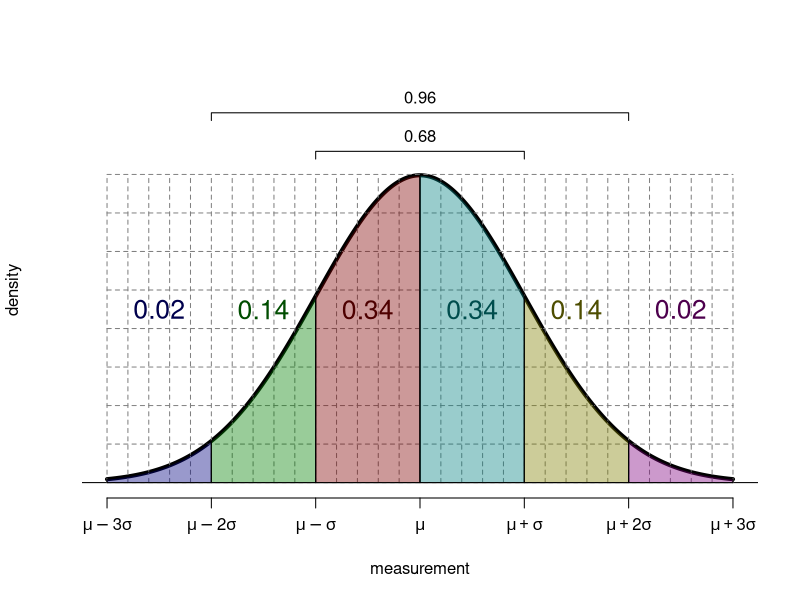
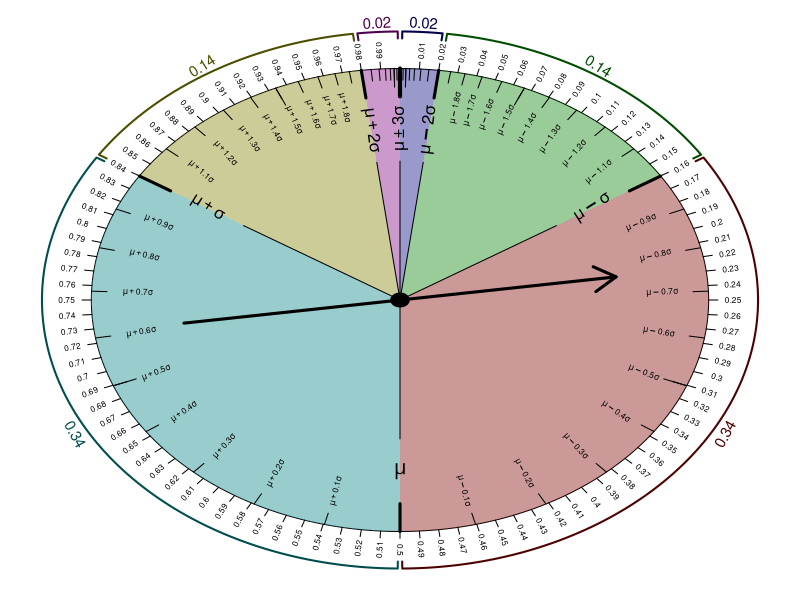
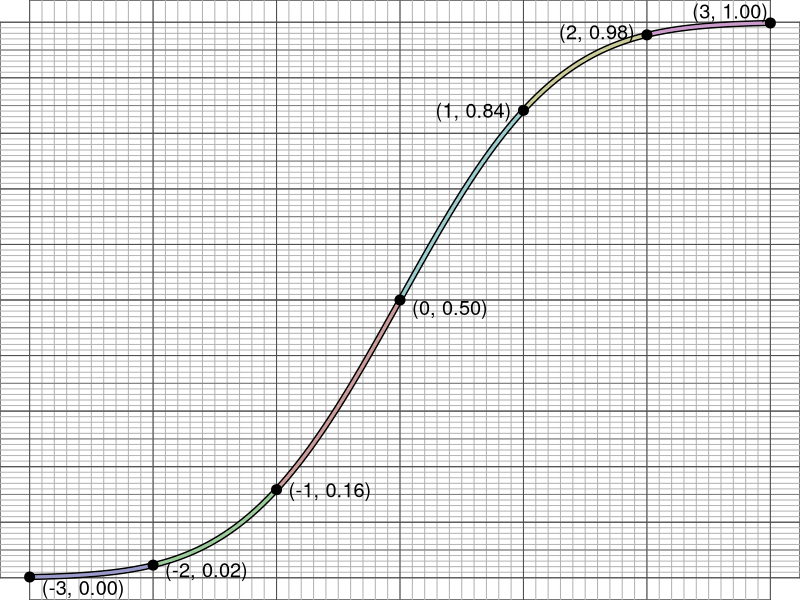
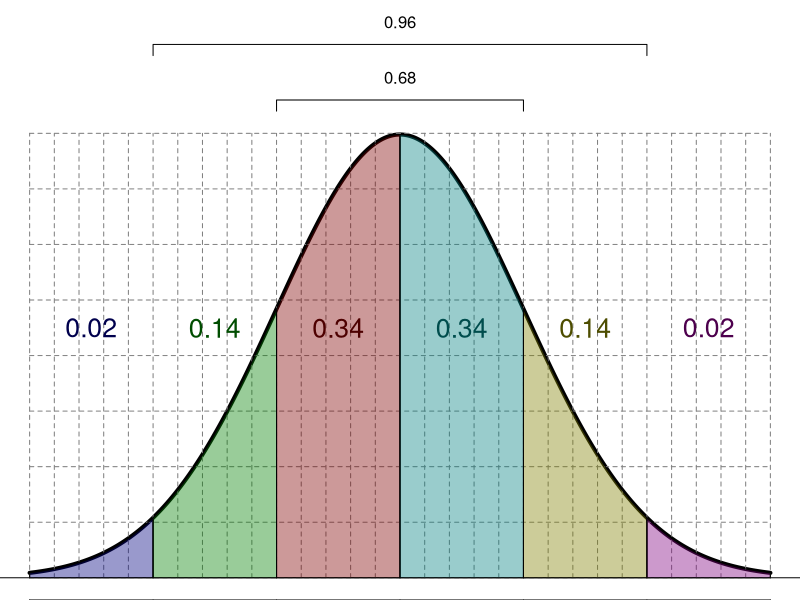
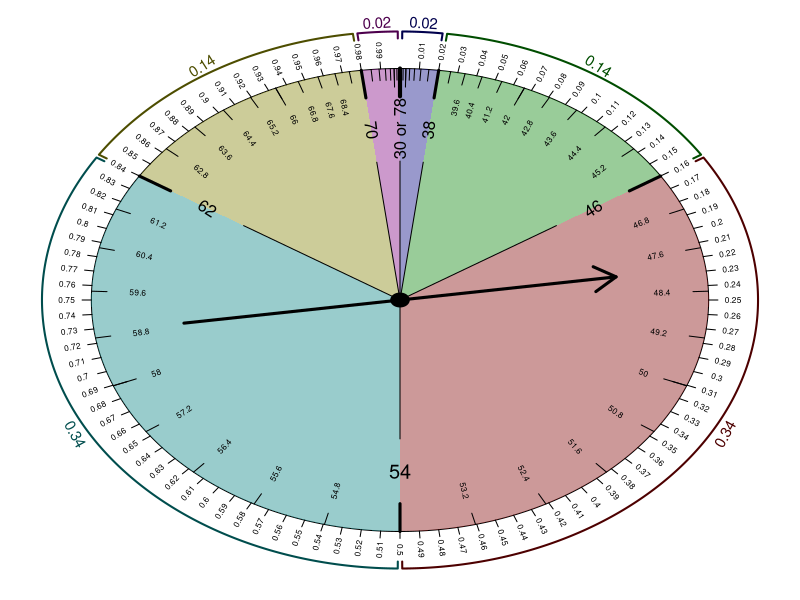
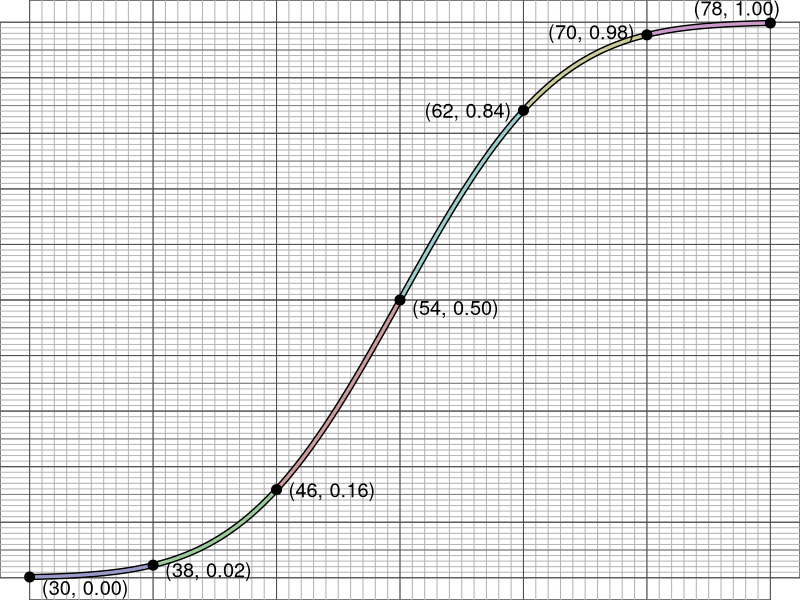
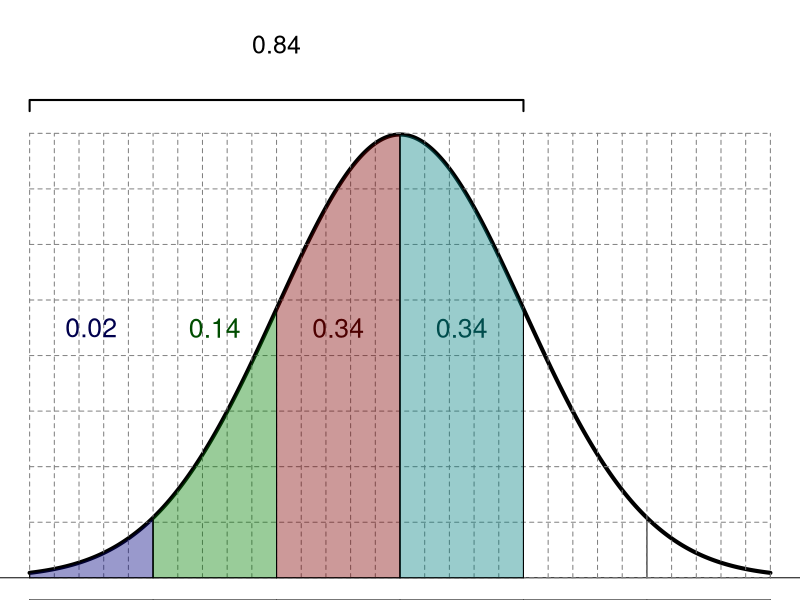
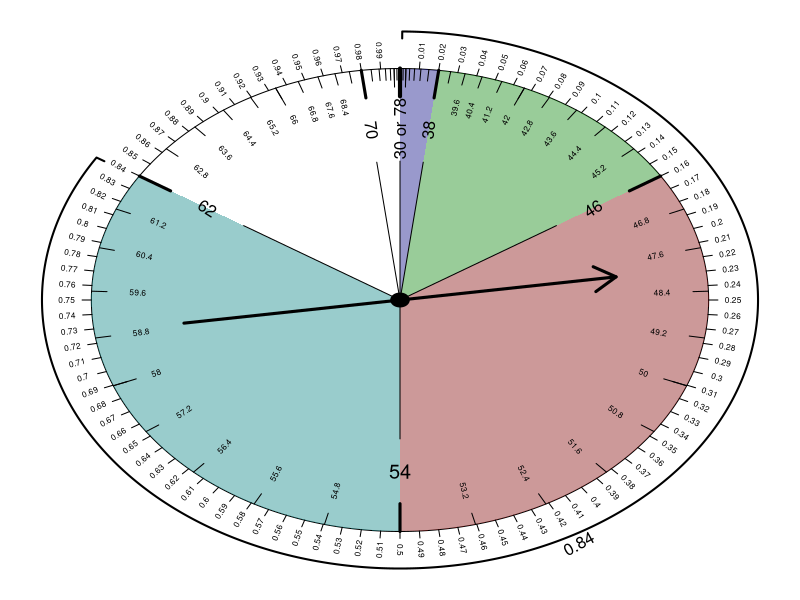

Here is the R script that generated these plots, in order:
## ---- chunk 1
zs = -3:3
ps = round(pnorm(zs),2)
mu = sample(30:70,1)
sig = sample(2:10,1)
zc = sample(-2:2,6,T)
zc[c(3,6)] = sample(1:2,2)
zc[c(1:2,4:5)] = sample(-2:2,4)
L = ps[zc+4]
R = 1-ps[zc+4]
C = 1-2*(1-ps[abs(zc)+4])

x = mu+sig*zc
## ---- chunk 2
z = seq(-3,3,0.01)
yl = seq(0,0.4,0.05)
zl = seq(-3,3,0.2)
plot(z,dnorm(z),type="l",axes=F,ylab="density",xlab="measurement",lwd=4,ylim=c(0,0.5))
axis(1,at=(-3):3,labels=c(expression(mu-3*sigma),expression(mu-2*sigma),expression(mu-sigma),
                          expression(mu),expression(mu+sigma),expression(mu+2*sigma),
                          expression(mu+3*sigma)))
abline(h=0)
for(z in (-3):3){
  lines(c(z,z),c(0,dnorm(z)))
}
for(z in zl){
  lines(c(z,z),c(0,0.4),lty=2,col=rgb(0.5,0.5,0.5))
}
for(y in yl){
  lines(c(-3,3),c(y,y),lty=2,col=rgb(0.5,0.5,0.5))
}
cols = c(rgb(0,0,0.5,0.4),rgb(0,0.5,0,0.4),rgb(0.5,0,0,0.4),rgb(0,0.5,0.5,0.4),rgb(0.5,0.5,0,0.4),rgb(0.5,0,0.5,0.4))
col2 = c(rgb(0,0,0.3),rgb(0,0.3,0),rgb(0.3,0,0),rgb(0,0.3,0.3),rgb(0.3,0.3,0),rgb(0.3,0,0.3))

for(i in (-3):2){
  zz = seq(i,i+1,0.01)
  polygon(c(i,zz,i+1),c(0,dnorm(zz),0),col=cols[i+4])
  text(i+0.5,0.225,round(pnorm(i+1)-pnorm(i),2),col=col2[i+4],cex=1.6)
}

lines(z,dnorm(z),lwd=4)

lines(c(-1,-1,1,1),c(0.42,0.43,0.43,0.42))
text(0,0.45,"0.68")
lines(c(-2,-2,2,2),c(0.47,0.48,0.48,0.47))
text(0,0.50,"0.96")
## ---- chunk 3
par(mar=c(0,0,0,0))
theta=seq(0,2*pi,length.out=1000)
plot(sin(theta),cos(theta),type="l",ann=F,axes=F,xlim=c(-1.2,1.2),ylim=c(-1.2,1.2))

pp = c(0,0.02,0.14,0.34,0.34,0.14,0.02)
pp2 = cumsum(pp)
for(i in 1:6){
  p1 = pp2[i]
  p2 = pp2[i+1]
  p = seq(p1,p2,0.001)
  polygon(c(0,sin(p*2*pi),0),c(0,cos(p*2*pi),0),col=cols[i],lty=0)
}

z = seq(-2,2,1)
y = 1.775*z*pi/6 + 0.1123*tan(z*pi/6) #distort the normal to match the 68-96-100 "rule"
p = pnorm(y)
texts = c(expression(mu-2*sigma),expression(mu-sigma),expression(mu),expression(mu+sigma),expression(mu+2*sigma))
for(i in 1:5){
  lines(c(0.88,1)*sin(2*pi*p[i]),c(0.88,1)*cos(2*pi*p[i]),lw=3)
  lines(c(0,0.6)*sin(2*pi*p[i]),c(0,0.6)*cos(2*pi*p[i]))
  if(i != 3){
  text(0.74*sin(2*pi*p[i]),0.74*cos(2*pi*p[i]),texts[i],srt=-90+(-2*p[i]*180)%%180)
  } else {
    text(0.74*sin(2*pi*p[i]),0.74*cos(2*pi*p[i]),texts[i],cex=1.2)
  }
}

lines(c(0,0),c(0.88,1),lwd=4)
lines(c(0,0),c(0,0.6))
text(0,0.74,expression(mu%+-%3*sigma),srt=90)

z = seq(-3,3,.5)
y = 1.775*z*pi/6 + 0.1123*tan(z*pi/6)
p = pnorm(y)
for(pp in p){
  lines(c(0.92,1)*sin(2*pi*pp),c(0.92,1)*cos(2*pi*pp))
}

z = seq(-3,3,.1)
y = 1.775*z*pi/6 + 0.1123*tan(z*pi/6)
p = pnorm(y)
for(i in 1:length(z)){
  lines(c(0.95,1)*sin(2*pi*p[i]),c(0.95,1)*cos(2*pi*p[i]))
  if(z[i]%%1 != 0 & p[i]<0.5 & p[i]>0.03){
    text(0.85*sin(2*pi*p[i]),0.85*cos(2*pi*p[i]),eval(substitute(expression(mu-zt*sigma),list(zt=abs(z[i])))),cex=0.5,srt=-90+(-2*p[i]*180)%%180)
  }
  if(z[i]%%1 != 0 & p[i]>0.5 & p[i]<0.97){
    text(0.85*sin(2*pi*p[i]),0.85*cos(2*pi*p[i]),eval(substitute(expression(mu+zt*sigma),list(zt=abs(z[i])))),cex=0.5,srt=-90+(-2*p[i]*180)%%180)
  }
}

for(pp in 1:99/100){
  lines(c(1,1.03)*sin(2*pi*pp),c(1,1.03)*cos(2*pi*pp))
  text(1.08*sin(2*pi*pp),1.08*cos(2*pi*pp),pp,cex=0.5,srt=-90+(-2*pp*180)%%180)
}

arrows(-0.7,-0.1,0.7,0.1,lwd=3)
polygon(0.03*sin(theta),0.03*cos(theta),col=rgb(0,0,0))

pp = c(0,0.02,0.14,0.34,0.34,0.14,0.02)
pp2 = cumsum(pp)
for(i in 1:6){
  p = (pp2[i]+pp2[i+1])/2
  text(1.2*sin(p*2*pi),1.2*cos(p*2*pi),pp[i+1],cex=0.9,col=col2[i],srt=-90+(90-2*p*180)%%180)
  a = pp2[i]+0.001
  b = pp2[i+1]-0.001
  p2 = seq(a,b,0.001)
  lines(c(1.13*sin(a*2*pi),1.16*sin(p2*2*pi),1.13*sin(b*2*pi)),
        c(1.13*cos(a*2*pi),1.16*cos(p2*2*pi),1.13*cos(b*2*pi)),
        col=col2[i],lwd=2)
}

## ---- chunk 4
z = seq(-3,3,length.out=1000)
p = pnorm(z)
plot(z,p,type="l",lwd=2,ylab="cumulative proportion",axes=F,ylim=c(0,1))
axis(1,at=seq(-3,3,1))
axis(3,at=seq(-3,3,1))
axis(2,at=seq(0,1,0.1))
axis(4,at=seq(0,1,0.1))
abline(v=seq(-3,3,.1),col=rgb(0.7,0.7,0.7))
abline(h=0:100/100,col=rgb(0.7,0.7,0.7))
abline(h=0:20/20,col=rgb(0.5,0.5,0.5))
abline(h=0:10/10,col=rgb(0.3,0.3,0.3))
abline(v=seq(-3,3,1),col=rgb(0.3,0.3,0.3))
lines(z,pnorm(z),lwd=6)
for(i in 1:6){
  z1 = -4+i
  z2 = -3+i
  z3 = seq(z1,z2,0.001)
  lines(z3,pnorm(z3),col=rgb(1,1,1),lwd=3)
  lines(z3,pnorm(z3),col=cols[i],lwd=3)
}

z = seq(-3,3,1)

adjx = c(0,0,0,0,1,1,0.9)
adjy = c(1.2,0.8,0.5,1,0.5,0.3,-0.3)

for(i in 1:7){
  points(z[i],pnorm(z[i]),pch=20,cex=2)
  text(z[i],pnorm(z[i]),sprintf("  (%d, %.2f)  ",z[i],pp2[i]),adj=c(adjx[i],adjy[i]),cex=1.2)
}

## ---- chunk 5
z = seq(-3,3,0.01)
yl = seq(0,0.4,0.05)
zl = seq(-3,3,0.2)
plot(z,dnorm(z),type="l",axes=F,ylab="density",xlab="measurement",lwd=4,ylim=c(0,0.5))
axis(1,at=(-3):3,labels=mu+(-3):3*sig)
abline(h=0)
for(z in (-3):3){
  lines(c(z,z),c(0,dnorm(z)))
}
for(z in zl){
  lines(c(z,z),c(0,0.4),lty=2,col=rgb(0.5,0.5,0.5))
}
for(y in yl){
  lines(c(-3,3),c(y,y),lty=2,col=rgb(0.5,0.5,0.5))
}
cols = c(rgb(0,0,0.5,0.4),rgb(0,0.5,0,0.4),rgb(0.5,0,0,0.4),rgb(0,0.5,0.5,0.4),rgb(0.5,0.5,0,0.4),rgb(0.5,0,0.5,0.4))
col2 = c(rgb(0,0,0.3),rgb(0,0.3,0),rgb(0.3,0,0),rgb(0,0.3,0.3),rgb(0.3,0.3,0),rgb(0.3,0,0.3))

for(i in (-3):2){
  zz = seq(i,i+1,0.01)
  polygon(c(i,zz,i+1),c(0,dnorm(zz),0),col=cols[i+4])
  text(i+0.5,0.225,round(pnorm(i+1)-pnorm(i),2),col=col2[i+4],cex=1.6)
}

lines(z,dnorm(z),lwd=4)

lines(c(-1,-1,1,1),c(0.42,0.43,0.43,0.42))
text(0,0.45,"0.68")
lines(c(-2,-2,2,2),c(0.47,0.48,0.48,0.47))
text(0,0.50,"0.96")
## ---- chunk 6
par(mar=c(0,0,0,0))
theta=seq(0,2*pi,length.out=1000)
plot(sin(theta),cos(theta),type="l",ann=F,axes=F,xlim=c(-1.2,1.2),ylim=c(-1.2,1.2))

pp = c(0,0.02,0.14,0.34,0.34,0.14,0.02)
pp2 = cumsum(pp)
for(i in 1:6){
  p1 = pp2[i]
  p2 = pp2[i+1]
  p = seq(p1,p2,0.001)
  polygon(c(0,sin(p*2*pi),0),c(0,cos(p*2*pi),0),col=cols[i],lty=0)
}

z = seq(-2,2,1)
y = 1.775*z*pi/6 + 0.1123*tan(z*pi/6) #distort the normal to match the 68-96-100 "rule"
p = pnorm(y)

for(i in 1:5){
  lines(c(0.88,1)*sin(2*pi*p[i]),c(0.88,1)*cos(2*pi*p[i]),lw=3)
  lines(c(0,0.6)*sin(2*pi*p[i]),c(0,0.6)*cos(2*pi*p[i]))
  if(i != 3){
  text(0.74*sin(2*pi*p[i]),0.74*cos(2*pi*p[i]),mu+(i-3)*sig,srt=-90+(-2*p[i]*180)%%180)
  } else {
    text(0.74*sin(2*pi*p[i]),0.74*cos(2*pi*p[i]),mu,cex=1.2)
  }
}

lines(c(0,0),c(0.88,1),lwd=4)
lines(c(0,0),c(0,0.6))
text(0,0.74,sprintf("%d or %d",mu-3*sig,mu+3*sig),srt=90)

z = seq(-3,3,.5)
y = 1.775*z*pi/6 + 0.1123*tan(z*pi/6)
p = pnorm(y)
for(pp in p){
  lines(c(0.92,1)*sin(2*pi*pp),c(0.92,1)*cos(2*pi*pp))
}

z = seq(-3,3,.1)
y = 1.775*z*pi/6 + 0.1123*tan(z*pi/6)
p = pnorm(y)
for(i in 1:length(z)){
  lines(c(0.95,1)*sin(2*pi*p[i]),c(0.95,1)*cos(2*pi*p[i]))
  if(z[i]%%1 != 0 & p[i]<0.5 & p[i]>0.03){
    text(0.85*sin(2*pi*p[i]),0.85*cos(2*pi*p[i]),mu-abs(z[i])*sig,cex=0.5,srt=-90+(-2*p[i]*180)%%180)
  }
  if(z[i]%%1 != 0 & p[i]>0.5 & p[i]<0.97){
    text(0.85*sin(2*pi*p[i]),0.85*cos(2*pi*p[i]),mu+abs(z[i])*sig,cex=0.5,srt=-90+(-2*p[i]*180)%%180)
  }
}

for(pp in 1:99/100){
  lines(c(1,1.03)*sin(2*pi*pp),c(1,1.03)*cos(2*pi*pp))
  text(1.08*sin(2*pi*pp),1.08*cos(2*pi*pp),pp,cex=0.5,srt=-90+(-2*pp*180)%%180)
}

arrows(-0.7,-0.1,0.7,0.1,lwd=3)
polygon(0.03*sin(theta),0.03*cos(theta),col=rgb(0,0,0))

pp = c(0,0.02,0.14,0.34,0.34,0.14,0.02)
pp2 = cumsum(pp)
for(i in 1:6){
  p = (pp2[i]+pp2[i+1])/2
  text(1.2*sin(p*2*pi),1.2*cos(p*2*pi),pp[i+1],cex=0.9,col=col2[i],srt=-90+(90-2*p*180)%%180)
  a = pp2[i]+0.001
  b = pp2[i+1]-0.001
  p2 = seq(a,b,0.001)
  lines(c(1.13*sin(a*2*pi),1.16*sin(p2*2*pi),1.13*sin(b*2*pi)),
        c(1.13*cos(a*2*pi),1.16*cos(p2*2*pi),1.13*cos(b*2*pi)),
        col=col2[i],lwd=2)
}

## ---- chunk 7
z = seq(-3,3,length.out=1000)
p = pnorm(z)
plot(z,p,type="l",lwd=2,ylab="cumulative proportion",xlab="measurement",axes=F,ylim=c(0,1))
axis(1,at=-3:3,labels=mu+(-3):3*sig)
axis(3,at=-3:3,labels=mu+(-3):3*sig)
axis(2,at=seq(0,1,0.1))
axis(4,at=seq(0,1,0.1))
abline(v=seq(-3,3,.1),col=rgb(0.7,0.7,0.7))
abline(h=0:100/100,col=rgb(0.7,0.7,0.7))
abline(h=0:20/20,col=rgb(0.5,0.5,0.5))
abline(h=0:10/10,col=rgb(0.3,0.3,0.3))
abline(v=seq(-3,3,1),col=rgb(0.3,0.3,0.3))
lines(z,pnorm(z),lwd=6)
for(i in 1:6){
  z1 = -4+i
  z2 = -3+i
  z3 = seq(z1,z2,0.001)
  lines(z3,pnorm(z3),col=rgb(1,1,1),lwd=3)
  lines(z3,pnorm(z3),col=cols[i],lwd=3)
}

z = seq(-3,3,1)

adjx = c(0,0,0,0,1,1,0.8)
adjy = c(1.2,0.8,0.5,1,0.5,0.3,-0.5)

for(i in 1:7){
  points(z[i],pnorm(z[i]),pch=20,cex=2)
  text(z[i],pnorm(z[i]),sprintf("  (%d, %.2f)  ",(mu+(-3):3*sig)[i],pp2[i]),adj=c(adjx[i],adjy[i]),cex=1.2)
}
## ---- chunk 8
z = seq(-3,3,0.01)
yl = seq(0,0.4,0.05)
zl = seq(-3,3,0.2)
plot(z,dnorm(z),type="l",axes=F,ylab="density",xlab="measurement",lwd=4,ylim=c(0,0.5))
axis(1,at=(-3):3,labels=mu+(-3):3*sig)
abline(h=0)
for(z in (-3):3){
  lines(c(z,z),c(0,dnorm(z)))
}
for(z in zl){
  lines(c(z,z),c(0,0.4),lty=2,col=rgb(0.5,0.5,0.5))
}
for(y in yl){
  lines(c(-3,3),c(y,y),lty=2,col=rgb(0.5,0.5,0.5))
}
cols = c(rgb(0,0,0.5,0.4),rgb(0,0.5,0,0.4),rgb(0.5,0,0,0.4),rgb(0,0.5,0.5,0.4),rgb(0.5,0.5,0,0.4),rgb(0.5,0,0.5,0.4))
col2 = c(rgb(0,0,0.3),rgb(0,0.3,0),rgb(0.3,0,0),rgb(0,0.3,0.3),rgb(0.3,0.3,0),rgb(0.3,0,0.3))

for(i in (-3):(zc[1]-1)){
  zz = seq(i,i+1,0.01)
  polygon(c(i,zz,i+1),c(0,dnorm(zz),0),col=cols[i+4])
  text(i+0.5,0.225,round(pnorm(i+1)-pnorm(i),2),col=col2[i+4],cex=1.6)
}

lines(z,dnorm(z),lwd=4)

lines(c(-3,-3,zc[1],zc[1]),c(0.42,0.43,0.43,0.42),lwd=2)
text((-3+zc[1])/2,0.48,L[1],cex=1.5)
## ---- chunk 9
par(mar=c(0,0,0,0))
theta=seq(0,2*pi,length.out=1000)
plot(sin(theta),cos(theta),type="l",ann=F,axes=F,xlim=c(-1.2,1.2),ylim=c(-1.2,1.2))

pp = c(0,0.02,0.14,0.34,0.34,0.14,0.02)
pp2 = cumsum(pp)
for(i in 1:(zc[1]+3)){
  p1 = pp2[i]
  p2 = pp2[i+1]
  p = seq(p1,p2,0.001)
  polygon(c(0,sin(p*2*pi),0),c(0,cos(p*2*pi),0),col=cols[i],lty=0)
}

z = seq(-2,2,1)
y = 1.775*z*pi/6 + 0.1123*tan(z*pi/6) #distort the normal to match the 68-96-100 "rule"
p = pnorm(y)

for(i in 1:5){
  lines(c(0.88,1)*sin(2*pi*p[i]),c(0.88,1)*cos(2*pi*p[i]),lw=3)
  lines(c(0,0.6)*sin(2*pi*p[i]),c(0,0.6)*cos(2*pi*p[i]))
  if(i != 3){
  text(0.74*sin(2*pi*p[i]),0.74*cos(2*pi*p[i]),mu+(i-3)*sig,srt=-90+(-2*p[i]*180)%%180)
  } else {
    text(0.74*sin(2*pi*p[i]),0.74*cos(2*pi*p[i]),mu,cex=1.2)
  }
}

lines(c(0,0),c(0.88,1),lwd=4)
lines(c(0,0),c(0,0.6))
text(0,0.74,sprintf("%d or %d",mu-3*sig,mu+3*sig),srt=90)

z = seq(-3,3,.5)
y = 1.775*z*pi/6 + 0.1123*tan(z*pi/6)
p = pnorm(y)
for(pp in p){
  lines(c(0.92,1)*sin(2*pi*pp),c(0.92,1)*cos(2*pi*pp))
}

z = seq(-3,3,.1)
y = 1.775*z*pi/6 + 0.1123*tan(z*pi/6)
p = pnorm(y)
for(i in 1:length(z)){
  lines(c(0.95,1)*sin(2*pi*p[i]),c(0.95,1)*cos(2*pi*p[i]))
  if(z[i]%%1 != 0 & p[i]<0.5 & p[i]>0.03){
    text(0.85*sin(2*pi*p[i]),0.85*cos(2*pi*p[i]),mu-abs(z[i])*sig,cex=0.5,srt=-90+(-2*p[i]*180)%%180)
  }
  if(z[i]%%1 != 0 & p[i]>0.5 & p[i]<0.97){
    text(0.85*sin(2*pi*p[i]),0.85*cos(2*pi*p[i]),mu+abs(z[i])*sig,cex=0.5,srt=-90+(-2*p[i]*180)%%180)
  }
}

for(pp in 1:99/100){
  lines(c(1,1.03)*sin(2*pi*pp),c(1,1.03)*cos(2*pi*pp))
  text(1.08*sin(2*pi*pp),1.08*cos(2*pi*pp),pp,cex=0.5,srt=-90+(-2*pp*180)%%180)
}

arrows(-0.7,-0.1,0.7,0.1,lwd=3)
polygon(0.03*sin(theta),0.03*cos(theta),col=rgb(0,0,0))

pp = c(0,0.02,0.14,0.34,0.34,0.14,0.02)
pp2 = cumsum(pp)
p = L[1]/2
text(1.2*sin(p*2*pi),1.2*cos(p*2*pi),L[1],cex=1,srt=-90+(90-2*p*180)%%180)
a = 0+0.001
b = L[1]-0.001
p2 = seq(a,b,0.001)
lines(c(1.13*sin(a*2*pi),1.16*sin(p2*2*pi),1.13*sin(b*2*pi)),
      c(1.13*cos(a*2*pi),1.16*cos(p2*2*pi),1.13*cos(b*2*pi)),lwd=2)
## ---- chunk 10
z = seq(-3,3,length.out=1000)
p = pnorm(z)
plot(z,p,type="l",lwd=2,ylab="cumulative proportion",xlab="measurement",axes=F,ylim=c(0,1),xlim=c(-3.8,3.8))
axis(1,at=-3:3,labels=mu+(-3):3*sig)
axis(3,at=-3:3,labels=mu+(-3):3*sig)
axis(2,at=seq(0,1,0.1))
axis(4,at=seq(0,1,0.1))
abline(v=seq(-3,3,.1),col=rgb(0.7,0.7,0.7))
abline(h=0:100/100,col=rgb(0.7,0.7,0.7))
abline(h=0:20/20,col=rgb(0.5,0.5,0.5))
abline(h=0:10/10,col=rgb(0.3,0.3,0.3))
abline(v=seq(-3,3,1),col=rgb(0.3,0.3,0.3))
lines(z,pnorm(z),lwd=6)
for(i in 1:6){
  z1 = -4+i
  z2 = -3+i
  z3 = seq(z1,z2,0.001)
  lines(z3,pnorm(z3),col=rgb(1,1,1),lwd=3)
  lines(z3,pnorm(z3),col=cols[i],lwd=3)
}

z = seq(-3,3,1)

adjx = c(0,0,0,0,1,1,0.8)
adjy = c(1.2,0.8,0.5,1,0.5,0.3,-0.5)

for(i in 1:7){
  points(z[i],pnorm(z[i]),pch=20,cex=2)
}

lines(-c(3.2,3.4,3.3,3.3,3.2,3.4),c(rep(0,3),rep(L[1],3)),col=rgb(0,0.3,0),lwd=3)
lines(c(3.2,3.4,3.3,3.3,3.2,3.4),c(rep(0,3),rep(L[1],3)),col=rgb(0,0.3,0),lwd=3)
text(-3.7,L[1]/2,L[1],col=rgb(0,0.3,0),cex=0.8)
text(3.7,L[1]/2,L[1],col=rgb(0,0.3,0),cex=0.8)
lines(c(rep(-3,3),rep(zc[1],3)),-c(0.01,0.03,0.02,0.02,0.01,0.03),col=rgb(0,0.3,0),lwd=3)
lines(c(rep(-3,3),rep(zc[1],3)),c(1.01,1.03,1.02,1.02,1.01,1.03),col=rgb(0,0.3,0),lwd=3)
points(zc[1],pnorm(zc[1]),pch=20)
text(zc[1],pnorm(zc[1]),sprintf("  (%d, %.2f)  ",mu+zc[1]*sig,L[1]),adj=1*(L[1]>0.5))

## ---- chunk 11
z = seq(-3,3,0.01)
yl = seq(0,0.4,0.05)
zl = seq(-3,3,0.2)
plot(z,dnorm(z),type="l",axes=F,ylab="density",xlab="measurement",lwd=4,ylim=c(0,0.5))
axis(1,at=(-3):3,labels=mu+(-3):3*sig)
abline(h=0)
for(z in (-3):3){
  lines(c(z,z),c(0,dnorm(z)))
}
for(z in zl){
  lines(c(z,z),c(0,0.4),lty=2,col=rgb(0.5,0.5,0.5))
}
for(y in yl){
  lines(c(-3,3),c(y,y),lty=2,col=rgb(0.5,0.5,0.5))
}
cols = c(rgb(0,0,0.5,0.4),rgb(0,0.5,0,0.4),rgb(0.5,0,0,0.4),rgb(0,0.5,0.5,0.4),rgb(0.5,0.5,0,0.4),rgb(0.5,0,0.5,0.4))
col2 = c(rgb(0,0,0.3),rgb(0,0.3,0),rgb(0.3,0,0),rgb(0,0.3,0.3),rgb(0.3,0.3,0),rgb(0.3,0,0.3))

for(i in (zc[2]):2){
  zz = seq(i,i+1,0.01)
  polygon(c(i,zz,i+1),c(0,dnorm(zz),0),col=cols[i+4])
  text(i+0.5,0.225,round(pnorm(i+1)-pnorm(i),2),col=col2[i+4],cex=1.6)
}

lines(z,dnorm(z),lwd=4)

lines(c(zc[2],zc[2],3,3),c(0.42,0.43,0.43,0.42),lwd=2)
text((3+zc[2])/2,0.48,R[2],cex=1.5)
## ---- chunk 12
par(mar=c(0,0,0,0))
theta=seq(0,2*pi,length.out=1000)
plot(sin(theta),cos(theta),type="l",ann=F,axes=F,xlim=c(-1.2,1.2),ylim=c(-1.2,1.2))

pp = c(0,0.02,0.14,0.34,0.34,0.14,0.02)
pp2 = cumsum(pp)
for(i in (zc[2]+4):6){
  p1 = pp2[i]
  p2 = pp2[i+1]
  p = seq(p1,p2,0.001)
  polygon(c(0,sin(p*2*pi),0),c(0,cos(p*2*pi),0),col=cols[i],lty=0)
}

z = seq(-2,2,1)
y = 1.775*z*pi/6 + 0.1123*tan(z*pi/6) #distort the normal to match the 68-96-100 "rule"
p = pnorm(y)

for(i in 1:5){
  lines(c(0.88,1)*sin(2*pi*p[i]),c(0.88,1)*cos(2*pi*p[i]),lw=3)
  lines(c(0,0.6)*sin(2*pi*p[i]),c(0,0.6)*cos(2*pi*p[i]))
  if(i != 3){
  text(0.74*sin(2*pi*p[i]),0.74*cos(2*pi*p[i]),mu+(i-3)*sig,srt=-90+(-2*p[i]*180)%%180)
  } else {
    text(0.74*sin(2*pi*p[i]),0.74*cos(2*pi*p[i]),mu,cex=1.2)
  }
}

lines(c(0,0),c(0.88,1),lwd=4)
lines(c(0,0),c(0,0.6))
text(0,0.74,sprintf("%d or %d",mu-3*sig,mu+3*sig),srt=90)

z = seq(-3,3,.5)
y = 1.775*z*pi/6 + 0.1123*tan(z*pi/6)
p = pnorm(y)
for(pp in p){
  lines(c(0.92,1)*sin(2*pi*pp),c(0.92,1)*cos(2*pi*pp))
}

z = seq(-3,3,.1)
y = 1.775*z*pi/6 + 0.1123*tan(z*pi/6)
p = pnorm(y)
for(i in 1:length(z)){
  lines(c(0.95,1)*sin(2*pi*p[i]),c(0.95,1)*cos(2*pi*p[i]))
  if(z[i]%%1 != 0 & p[i]<0.5 & p[i]>0.03){
    text(0.85*sin(2*pi*p[i]),0.85*cos(2*pi*p[i]),mu-abs(z[i])*sig,cex=0.5,srt=-90+(-2*p[i]*180)%%180)
  }
  if(z[i]%%1 != 0 & p[i]>0.5 & p[i]<0.97){
    text(0.85*sin(2*pi*p[i]),0.85*cos(2*pi*p[i]),mu+abs(z[i])*sig,cex=0.5,srt=-90+(-2*p[i]*180)%%180)
  }
}

for(pp in 1:99/100){
  lines(c(1,1.03)*sin(2*pi*pp),c(1,1.03)*cos(2*pi*pp))
  text(1.08*sin(2*pi*pp),1.08*cos(2*pi*pp),pp,cex=0.5,srt=-90+(-2*pp*180)%%180)
}

arrows(-0.7,-0.1,0.7,0.1,lwd=3)
polygon(0.03*sin(theta),0.03*cos(theta),col=rgb(0,0,0))

pp = c(0,0.02,0.14,0.34,0.34,0.14,0.02)
pp2 = cumsum(pp)
p = 1-R[2]/2
text(1.2*sin(p*2*pi),1.2*cos(p*2*pi),R[2],cex=1,srt=-90+(90-2*p*180)%%180)
a = 1-R[2]+0.001
b = 1-0.001
p2 = seq(a,b,0.001)
lines(c(1.13*sin(a*2*pi),1.16*sin(p2*2*pi),1.13*sin(b*2*pi)),
      c(1.13*cos(a*2*pi),1.16*cos(p2*2*pi),1.13*cos(b*2*pi)),lwd=2)
## ---- chunk 13
z = seq(-3,3,length.out=1000)
p = pnorm(z)
plot(z,p,type="l",lwd=2,ylab="cumulative proportion",xlab="measurement",axes=F,ylim=c(0,1),xlim=c(-3.8,3.8))
axis(1,at=-3:3,labels=mu+(-3):3*sig)
axis(3,at=-3:3,labels=mu+(-3):3*sig)
axis(2,at=seq(0,1,0.1))
axis(4,at=seq(0,1,0.1))
abline(v=seq(-3,3,.1),col=rgb(0.7,0.7,0.7))
abline(h=0:100/100,col=rgb(0.7,0.7,0.7))
abline(h=0:20/20,col=rgb(0.5,0.5,0.5))
abline(h=0:10/10,col=rgb(0.3,0.3,0.3))
abline(v=seq(-3,3,1),col=rgb(0.3,0.3,0.3))
lines(z,pnorm(z),lwd=6)
for(i in 1:6){
  z1 = -4+i
  z2 = -3+i
  z3 = seq(z1,z2,0.001)
  lines(z3,pnorm(z3),col=rgb(1,1,1),lwd=3)
  lines(z3,pnorm(z3),col=cols[i],lwd=3)
}

z = seq(-3,3,1)

adjx = c(0,0,0,0,1,1,0.8)
adjy = c(1.2,0.8,0.5,1,0.5,0.3,-0.5)

for(i in 1:7){
  points(z[i],pnorm(z[i]),pch=20,cex=2)
}

lines(-c(3.2,3.4,3.3,3.3,3.2,3.4),c(rep(L[2],3),rep(1,3)),col=rgb(0,0.3,0),lwd=3)
lines(c(3.2,3.4,3.3,3.3,3.2,3.4),c(rep(L[2],3),rep(1,3)),col=rgb(0,0.3,0),lwd=3)
text(-3.7,1-R[2]/2,R[2],col=rgb(0,0.3,0),cex=0.8)
text(3.7,1-R[2]/2,R[2],col=rgb(0,0.3,0),cex=0.8)
lines(c(rep(zc[2],3),rep(3,3)),-c(0.01,0.03,0.02,0.02,0.01,0.03),col=rgb(0,0.3,0),lwd=3)
lines(c(rep(zc[2],3),rep(3,3)),c(1.01,1.03,1.02,1.02,1.01,1.03),col=rgb(0,0.3,0),lwd=3)
points(zc[2],pnorm(zc[2]),pch=20)
text(zc[2],pnorm(zc[2]),sprintf("  (%d, %.2f)  ",mu+zc[2]*sig,L[2]),adj=1*(L[2]>0.5))

## ---- chunk 14
z = seq(-3,3,0.01)
yl = seq(0,0.4,0.05)
zl = seq(-3,3,0.2)
plot(z,dnorm(z),type="l",axes=F,ylab="density",xlab="measurement",lwd=4,ylim=c(0,0.5))
axis(1,at=(-3):3,labels=mu+(-3):3*sig)
abline(h=0)
for(z in (-3):3){
  lines(c(z,z),c(0,dnorm(z)))
}
for(z in zl){
  lines(c(z,z),c(0,0.4),lty=2,col=rgb(0.5,0.5,0.5))
}
for(y in yl){
  lines(c(-3,3),c(y,y),lty=2,col=rgb(0.5,0.5,0.5))
}
cols = c(rgb(0,0,0.5,0.4),rgb(0,0.5,0,0.4),rgb(0.5,0,0,0.4),rgb(0,0.5,0.5,0.4),rgb(0.5,0.5,0,0.4),rgb(0.5,0,0.5,0.4))
col2 = c(rgb(0,0,0.3),rgb(0,0.3,0),rgb(0.3,0,0),rgb(0,0.3,0.3),rgb(0.3,0.3,0),rgb(0.3,0,0.3))

for(i in (-zc[3]):(zc[3]-1)){
  zz = seq(i,i+1,0.01)
  polygon(c(i,zz,i+1),c(0,dnorm(zz),0),col=cols[i+4])
  text(i+0.5,0.225,round(pnorm(i+1)-pnorm(i),2),col=col2[i+4],cex=1.6)
}

lines(z,dnorm(z),lwd=4)

lines(c(-zc[3],-zc[3],zc[3],zc[3]),c(0.42,0.43,0.43,0.42),lwd=2)
text(0,0.48,C[3],cex=1.5)
## ---- chunk 15
par(mar=c(0,0,0,0))
theta=seq(0,2*pi,length.out=1000)
plot(sin(theta),cos(theta),type="l",ann=F,axes=F,xlim=c(-1.2,1.2),ylim=c(-1.2,1.2))

pp = c(0,0.02,0.14,0.34,0.34,0.14,0.02)
pp2 = cumsum(pp)
for(i in (-zc[3]+4):(zc[3]+3)){
  p1 = pp2[i]
  p2 = pp2[i+1]
  p = seq(p1,p2,0.001)
  polygon(c(0,sin(p*2*pi),0),c(0,cos(p*2*pi),0),col=cols[i],lty=0)
}

z = seq(-2,2,1)
y = 1.775*z*pi/6 + 0.1123*tan(z*pi/6) #distort the normal to match the 68-96-100 "rule"
p = pnorm(y)

for(i in 1:5){
  lines(c(0.88,1)*sin(2*pi*p[i]),c(0.88,1)*cos(2*pi*p[i]),lw=3)
  lines(c(0,0.6)*sin(2*pi*p[i]),c(0,0.6)*cos(2*pi*p[i]))
  if(i != 3){
  text(0.74*sin(2*pi*p[i]),0.74*cos(2*pi*p[i]),mu+(i-3)*sig,srt=-90+(-2*p[i]*180)%%180)
  } else {
    text(0.74*sin(2*pi*p[i]),0.74*cos(2*pi*p[i]),mu,cex=1.2)
  }
}

lines(c(0,0),c(0.88,1),lwd=4)
lines(c(0,0),c(0,0.6))
text(0,0.74,sprintf("%d or %d",mu-3*sig,mu+3*sig),srt=90)

z = seq(-3,3,.5)
y = 1.775*z*pi/6 + 0.1123*tan(z*pi/6)
p = pnorm(y)
for(pp in p){
  lines(c(0.92,1)*sin(2*pi*pp),c(0.92,1)*cos(2*pi*pp))
}

z = seq(-3,3,.1)
y = 1.775*z*pi/6 + 0.1123*tan(z*pi/6)
p = pnorm(y)
for(i in 1:length(z)){
  lines(c(0.95,1)*sin(2*pi*p[i]),c(0.95,1)*cos(2*pi*p[i]))
  if(z[i]%%1 != 0 & p[i]<0.5 & p[i]>0.03){
    text(0.85*sin(2*pi*p[i]),0.85*cos(2*pi*p[i]),mu-abs(z[i])*sig,cex=0.5,srt=-90+(-2*p[i]*180)%%180)
  }
  if(z[i]%%1 != 0 & p[i]>0.5 & p[i]<0.97){
    text(0.85*sin(2*pi*p[i]),0.85*cos(2*pi*p[i]),mu+abs(z[i])*sig,cex=0.5,srt=-90+(-2*p[i]*180)%%180)
  }
}

for(pp in 1:99/100){
  lines(c(1,1.03)*sin(2*pi*pp),c(1,1.03)*cos(2*pi*pp))
  text(1.08*sin(2*pi*pp),1.08*cos(2*pi*pp),pp,cex=0.5,srt=-90+(-2*pp*180)%%180)
}

arrows(-0.7,-0.1,0.7,0.1,lwd=3)
polygon(0.03*sin(theta),0.03*cos(theta),col=rgb(0,0,0))

pp = c(0,0.02,0.14,0.34,0.34,0.14,0.02)
pp2 = cumsum(pp)
p = 0.5
text(1.2*sin(p*2*pi),1.2*cos(p*2*pi),C[3],cex=1,srt=-90+(90-2*p*180)%%180)
a = 0.5-C[3]/2+0.001
b = 0.5+C[3]/2-0.001
p2 = seq(a,b,0.001)
lines(c(1.13*sin(a*2*pi),1.16*sin(p2*2*pi),1.13*sin(b*2*pi)),
      c(1.13*cos(a*2*pi),1.16*cos(p2*2*pi),1.13*cos(b*2*pi)),lwd=2)
## ---- chunk 16
z = seq(-3,3,length.out=1000)
p = pnorm(z)
plot(z,p,type="l",lwd=2,ylab="cumulative proportion",xlab="measurement",axes=F,ylim=c(0,1),xlim=c(-3.8,3.8))
axis(1,at=-3:3,labels=mu+(-3):3*sig)
axis(3,at=-3:3,labels=mu+(-3):3*sig)
axis(2,at=seq(0,1,0.1))
axis(4,at=seq(0,1,0.1))
abline(v=seq(-3,3,.1),col=rgb(0.7,0.7,0.7))
abline(h=0:100/100,col=rgb(0.7,0.7,0.7))
abline(h=0:20/20,col=rgb(0.5,0.5,0.5))
abline(h=0:10/10,col=rgb(0.3,0.3,0.3))
abline(v=seq(-3,3,1),col=rgb(0.3,0.3,0.3))
lines(z,pnorm(z),lwd=6)
for(i in 1:6){
  z1 = -4+i
  z2 = -3+i
  z3 = seq(z1,z2,0.001)
  lines(z3,pnorm(z3),col=rgb(1,1,1),lwd=3)
  lines(z3,pnorm(z3),col=cols[i],lwd=3)
}

z = seq(-3,3,1)

adjx = c(0,0,0,0,1,1,0.8)
adjy = c(1.2,0.8,0.5,1,0.5,0.3,-0.5)

for(i in 1:7){
  points(z[i],pnorm(z[i]),pch=20,cex=2)
}

lines(-c(3.2,3.4,3.3,3.3,3.2,3.4),c(rep(R[3],3),rep(L[3],3)),col=rgb(0,0.3,0),lwd=3)
lines(c(3.2,3.4,3.3,3.3,3.2,3.4),c(rep(R[3],3),rep(L[3],3)),col=rgb(0,0.3,0),lwd=3)
text(-3.7,0.52,C[3],col=rgb(0,0.3,0),cex=0.9)
text(3.7,0.52,C[3],col=rgb(0,0.3,0),cex=0.9)
lines(c(rep(-zc[3],3),rep(zc[3],3)),-c(0.01,0.03,0.02,0.02,0.01,0.03),col=rgb(0,0.3,0),lwd=3)
lines(c(rep(-zc[3],3),rep(zc[3],3)),c(1.01,1.03,1.02,1.02,1.01,1.03),col=rgb(0,0.3,0),lwd=3)
points(zc[3],pnorm(zc[3]),pch=20)
points(-zc[3],pnorm(-zc[3]),pch=20)
text(-zc[3],-pnorm(zc[3]),sprintf("  (%d, %.2f)  ",mu-zc[3]*sig,R[3]),adj=1*(R[3]>0.5))
text(zc[3],pnorm(zc[3]),sprintf("  (%d, %.2f)  ",mu+zc[3]*sig,L[3]),adj=1*(L[3]>0.5))
## ---- chunk 17
z = seq(-3,3,0.01)
yl = seq(0,0.4,0.05)
zl = seq(-3,3,0.2)
plot(z,dnorm(z),type="l",axes=F,ylab="density",xlab="measurement",lwd=4,ylim=c(0,0.5))
axis(1,at=(-3):3,labels=mu+(-3):3*sig)
abline(h=0)
for(z in (-3):3){
  lines(c(z,z),c(0,dnorm(z)))
}
for(z in zl){
  lines(c(z,z),c(0,0.4),lty=2,col=rgb(0.5,0.5,0.5))
}
for(y in yl){
  lines(c(-3,3),c(y,y),lty=2,col=rgb(0.5,0.5,0.5))
}
cols = c(rgb(0,0,0.5,0.4),rgb(0,0.5,0,0.4),rgb(0.5,0,0,0.4),rgb(0,0.5,0.5,0.4),rgb(0.5,0.5,0,0.4),rgb(0.5,0,0.5,0.4))
col2 = c(rgb(0,0,0.3),rgb(0,0.3,0),rgb(0.3,0,0),rgb(0,0.3,0.3),rgb(0.3,0.3,0),rgb(0.3,0,0.3))

for(i in (-3):(zc[4]-1)){
  zz = seq(i,i+1,0.01)
  polygon(c(i,zz,i+1),c(0,dnorm(zz),0),col=cols[i+4])
  text(i+0.5,0.225,round(pnorm(i+1)-pnorm(i),2),col=col2[i+4],cex=1.6)
}

lines(z,dnorm(z),lwd=4)

lines(c(-3,-3,zc[4],zc[4]),c(0.42,0.43,0.43,0.42),lwd=2)
text((-3+zc[4])/2,0.48,L[4],cex=1.5)
## ---- chunk 18
par(mar=c(0,0,0,0))
theta=seq(0,2*pi,length.out=1000)
plot(sin(theta),cos(theta),type="l",ann=F,axes=F,xlim=c(-1.2,1.2),ylim=c(-1.2,1.2))

pp = c(0,0.02,0.14,0.34,0.34,0.14,0.02)
pp2 = cumsum(pp)
for(i in 1:(zc[4]+3)){
  p1 = pp2[i]
  p2 = pp2[i+1]
  p = seq(p1,p2,0.001)
  polygon(c(0,sin(p*2*pi),0),c(0,cos(p*2*pi),0),col=cols[i],lty=0)
}

z = seq(-2,2,1)
y = 1.775*z*pi/6 + 0.1123*tan(z*pi/6) #distort the normal to match the 68-96-100 "rule"
p = pnorm(y)

for(i in 1:5){
  lines(c(0.88,1)*sin(2*pi*p[i]),c(0.88,1)*cos(2*pi*p[i]),lw=3)
  lines(c(0,0.6)*sin(2*pi*p[i]),c(0,0.6)*cos(2*pi*p[i]))
  if(i != 3){
  text(0.74*sin(2*pi*p[i]),0.74*cos(2*pi*p[i]),mu+(i-3)*sig,srt=-90+(-2*p[i]*180)%%180)
  } else {
    text(0.74*sin(2*pi*p[i]),0.74*cos(2*pi*p[i]),mu,cex=1.2)
  }
}

lines(c(0,0),c(0.88,1),lwd=4)
lines(c(0,0),c(0,0.6))
text(0,0.74,sprintf("%d or %d",mu-3*sig,mu+3*sig),srt=90)

z = seq(-3,3,.5)
y = 1.775*z*pi/6 + 0.1123*tan(z*pi/6)
p = pnorm(y)
for(pp in p){
  lines(c(0.92,1)*sin(2*pi*pp),c(0.92,1)*cos(2*pi*pp))
}

z = seq(-3,3,.1)
y = 1.775*z*pi/6 + 0.1123*tan(z*pi/6)
p = pnorm(y)
for(i in 1:length(z)){
  lines(c(0.95,1)*sin(2*pi*p[i]),c(0.95,1)*cos(2*pi*p[i]))
  if(z[i]%%1 != 0 & p[i]<0.5 & p[i]>0.03){
    text(0.85*sin(2*pi*p[i]),0.85*cos(2*pi*p[i]),mu-abs(z[i])*sig,cex=0.5,srt=-90+(-2*p[i]*180)%%180)
  }
  if(z[i]%%1 != 0 & p[i]>0.5 & p[i]<0.97){
    text(0.85*sin(2*pi*p[i]),0.85*cos(2*pi*p[i]),mu+abs(z[i])*sig,cex=0.5,srt=-90+(-2*p[i]*180)%%180)
  }
}

for(pp in 1:99/100){
  lines(c(1,1.03)*sin(2*pi*pp),c(1,1.03)*cos(2*pi*pp))
  text(1.08*sin(2*pi*pp),1.08*cos(2*pi*pp),pp,cex=0.5,srt=-90+(-2*pp*180)%%180)
}

arrows(-0.7,-0.1,0.7,0.1,lwd=3)
polygon(0.03*sin(theta),0.03*cos(theta),col=rgb(0,0,0))

pp = c(0,0.02,0.14,0.34,0.34,0.14,0.02)
pp2 = cumsum(pp)
p = L[4]/2
text(1.2*sin(p*2*pi),1.2*cos(p*2*pi),L[4],cex=1,srt=-90+(90-2*p*180)%%180)
a = 0+0.001
b = L[4]-0.001
p2 = seq(a,b,0.001)
lines(c(1.13*sin(a*2*pi),1.16*sin(p2*2*pi),1.13*sin(b*2*pi)),
      c(1.13*cos(a*2*pi),1.16*cos(p2*2*pi),1.13*cos(b*2*pi)),lwd=2)
## ---- chunk 19
z = seq(-3,3,length.out=1000)
p = pnorm(z)
plot(z,p,type="l",lwd=2,ylab="cumulative proportion",xlab="measurement",axes=F,ylim=c(0,1),xlim=c(-3.8,3.8))
axis(1,at=-3:3,labels=mu+(-3):3*sig)
axis(3,at=-3:3,labels=mu+(-3):3*sig)
axis(2,at=seq(0,1,0.1))
axis(4,at=seq(0,1,0.1))
abline(v=seq(-3,3,.1),col=rgb(0.7,0.7,0.7))
abline(h=0:100/100,col=rgb(0.7,0.7,0.7))
abline(h=0:20/20,col=rgb(0.5,0.5,0.5))
abline(h=0:10/10,col=rgb(0.3,0.3,0.3))
abline(v=seq(-3,3,1),col=rgb(0.3,0.3,0.3))
lines(z,pnorm(z),lwd=6)
for(i in 1:6){
  z1 = -4+i
  z2 = -3+i
  z3 = seq(z1,z2,0.001)
  lines(z3,pnorm(z3),col=rgb(1,1,1),lwd=3)
  lines(z3,pnorm(z3),col=cols[i],lwd=3)
}

z = seq(-3,3,1)

adjx = c(0,0,0,0,1,1,0.8)
adjy = c(1.2,0.8,0.5,1,0.5,0.3,-0.5)

for(i in 1:7){
  points(z[i],pnorm(z[i]),pch=20,cex=2)
}

lines(-c(3.2,3.4,3.3,3.3,3.2,3.4),c(rep(0,3),rep(L[4],3)),col=rgb(0,0.3,0),lwd=3)
lines(c(3.2,3.4,3.3,3.3,3.2,3.4),c(rep(0,3),rep(L[4],3)),col=rgb(0,0.3,0),lwd=3)
text(-3.7,L[4]/2,L[4],col=rgb(0,0.3,0),cex=0.8)
text(3.7,L[4]/2,L[4],col=rgb(0,0.3,0),cex=0.8)
lines(c(rep(-3,3),rep(zc[4],3)),-c(0.01,0.03,0.02,0.02,0.01,0.03),col=rgb(0,0.3,0),lwd=3)
lines(c(rep(-3,3),rep(zc[4],3)),c(1.01,1.03,1.02,1.02,1.01,1.03),col=rgb(0,0.3,0),lwd=3)
points(zc[4],pnorm(zc[4]),pch=20)
text(zc[4],pnorm(zc[4]),sprintf("  (%d, %.2f)  ",mu+zc[4]*sig,L[4]),adj=1*(L[4]>0.5))

## ---- chunk 20
z = seq(-3,3,0.01)
yl = seq(0,0.4,0.05)
zl = seq(-3,3,0.2)
plot(z,dnorm(z),type="l",axes=F,ylab="density",xlab="measurement",lwd=4,ylim=c(0,0.5))
axis(1,at=(-3):3,labels=mu+(-3):3*sig)
abline(h=0)
for(z in (-3):3){
  lines(c(z,z),c(0,dnorm(z)))
}
for(z in zl){
  lines(c(z,z),c(0,0.4),lty=2,col=rgb(0.5,0.5,0.5))
}
for(y in yl){
  lines(c(-3,3),c(y,y),lty=2,col=rgb(0.5,0.5,0.5))
}
cols = c(rgb(0,0,0.5,0.4),rgb(0,0.5,0,0.4),rgb(0.5,0,0,0.4),rgb(0,0.5,0.5,0.4),rgb(0.5,0.5,0,0.4),rgb(0.5,0,0.5,0.4))
col2 = c(rgb(0,0,0.3),rgb(0,0.3,0),rgb(0.3,0,0),rgb(0,0.3,0.3),rgb(0.3,0.3,0),rgb(0.3,0,0.3))

for(i in (zc[5]):2){
  zz = seq(i,i+1,0.01)
  polygon(c(i,zz,i+1),c(0,dnorm(zz),0),col=cols[i+4])
  text(i+0.5,0.225,round(pnorm(i+1)-pnorm(i),2),col=col2[i+4],cex=1.6)
}

lines(z,dnorm(z),lwd=4)

lines(c(zc[5],zc[5],3,3),c(0.42,0.43,0.43,0.42),lwd=2)
text((3+zc[5])/2,0.48,R[5],cex=1.5)
## ---- chunk 21
par(mar=c(0,0,0,0))
theta=seq(0,2*pi,length.out=1000)
plot(sin(theta),cos(theta),type="l",ann=F,axes=F,xlim=c(-1.2,1.2),ylim=c(-1.2,1.2))

pp = c(0,0.02,0.14,0.34,0.34,0.14,0.02)
pp2 = cumsum(pp)
for(i in (zc[5]+4):6){
  p1 = pp2[i]
  p2 = pp2[i+1]
  p = seq(p1,p2,0.001)
  polygon(c(0,sin(p*2*pi),0),c(0,cos(p*2*pi),0),col=cols[i],lty=0)
}

z = seq(-2,2,1)
y = 1.775*z*pi/6 + 0.1123*tan(z*pi/6) #distort the normal to match the 68-96-100 "rule"
p = pnorm(y)

for(i in 1:5){
  lines(c(0.88,1)*sin(2*pi*p[i]),c(0.88,1)*cos(2*pi*p[i]),lw=3)
  lines(c(0,0.6)*sin(2*pi*p[i]),c(0,0.6)*cos(2*pi*p[i]))
  if(i != 3){
  text(0.74*sin(2*pi*p[i]),0.74*cos(2*pi*p[i]),mu+(i-3)*sig,srt=-90+(-2*p[i]*180)%%180)
  } else {
    text(0.74*sin(2*pi*p[i]),0.74*cos(2*pi*p[i]),mu,cex=1.2)
  }
}

lines(c(0,0),c(0.88,1),lwd=4)
lines(c(0,0),c(0,0.6))
text(0,0.74,sprintf("%d or %d",mu-3*sig,mu+3*sig),srt=90)

z = seq(-3,3,.5)
y = 1.775*z*pi/6 + 0.1123*tan(z*pi/6)
p = pnorm(y)
for(pp in p){
  lines(c(0.92,1)*sin(2*pi*pp),c(0.92,1)*cos(2*pi*pp))
}

z = seq(-3,3,.1)
y = 1.775*z*pi/6 + 0.1123*tan(z*pi/6)
p = pnorm(y)
for(i in 1:length(z)){
  lines(c(0.95,1)*sin(2*pi*p[i]),c(0.95,1)*cos(2*pi*p[i]))
  if(z[i]%%1 != 0 & p[i]<0.5 & p[i]>0.03){
    text(0.85*sin(2*pi*p[i]),0.85*cos(2*pi*p[i]),mu-abs(z[i])*sig,cex=0.5,srt=-90+(-2*p[i]*180)%%180)
  }
  if(z[i]%%1 != 0 & p[i]>0.5 & p[i]<0.97){
    text(0.85*sin(2*pi*p[i]),0.85*cos(2*pi*p[i]),mu+abs(z[i])*sig,cex=0.5,srt=-90+(-2*p[i]*180)%%180)
  }
}

for(pp in 1:99/100){
  lines(c(1,1.03)*sin(2*pi*pp),c(1,1.03)*cos(2*pi*pp))
  text(1.08*sin(2*pi*pp),1.08*cos(2*pi*pp),pp,cex=0.5,srt=-90+(-2*pp*180)%%180)
}

arrows(-0.7,-0.1,0.7,0.1,lwd=3)
polygon(0.03*sin(theta),0.03*cos(theta),col=rgb(0,0,0))

pp = c(0,0.02,0.14,0.34,0.34,0.14,0.02)
pp2 = cumsum(pp)
p = 1-R[5]/2
text(1.2*sin(p*2*pi),1.2*cos(p*2*pi),R[5],cex=1,srt=-90+(90-2*p*180)%%180)
a = 1-R[5]+0.001
b = 1-0.001
p2 = seq(a,b,0.001)
lines(c(1.13*sin(a*2*pi),1.16*sin(p2*2*pi),1.13*sin(b*2*pi)),
      c(1.13*cos(a*2*pi),1.16*cos(p2*2*pi),1.13*cos(b*2*pi)),lwd=2)
## ---- chunk 22
z = seq(-3,3,length.out=1000)
p = pnorm(z)
plot(z,p,type="l",lwd=2,ylab="cumulative proportion",xlab="measurement",axes=F,ylim=c(0,1),xlim=c(-3.8,3.8))
axis(1,at=-3:3,labels=mu+(-3):3*sig)
axis(3,at=-3:3,labels=mu+(-3):3*sig)
axis(2,at=seq(0,1,0.1))
axis(4,at=seq(0,1,0.1))
abline(v=seq(-3,3,.1),col=rgb(0.7,0.7,0.7))
abline(h=0:100/100,col=rgb(0.7,0.7,0.7))
abline(h=0:20/20,col=rgb(0.5,0.5,0.5))
abline(h=0:10/10,col=rgb(0.3,0.3,0.3))
abline(v=seq(-3,3,1),col=rgb(0.3,0.3,0.3))
lines(z,pnorm(z),lwd=6)
for(i in 1:6){
  z1 = -4+i
  z2 = -3+i
  z3 = seq(z1,z2,0.001)
  lines(z3,pnorm(z3),col=rgb(1,1,1),lwd=3)
  lines(z3,pnorm(z3),col=cols[i],lwd=3)
}

z = seq(-3,3,1)

adjx = c(0,0,0,0,1,1,0.8)
adjy = c(1.2,0.8,0.5,1,0.5,0.3,-0.5)

for(i in 1:7){
  points(z[i],pnorm(z[i]),pch=20,cex=2)
}

lines(-c(3.2,3.4,3.3,3.3,3.2,3.4),c(rep(L[5],3),rep(1,3)),col=rgb(0,0.3,0),lwd=3)
lines(c(3.2,3.4,3.3,3.3,3.2,3.4),c(rep(L[5],3),rep(1,3)),col=rgb(0,0.3,0),lwd=3)
text(-3.7,1-R[5]/2,R[5],col=rgb(0,0.3,0),cex=0.8)
text(3.7,1-R[5]/2,R[5],col=rgb(0,0.3,0),cex=0.8)
lines(c(rep(zc[5],3),rep(3,3)),-c(0.01,0.03,0.02,0.02,0.01,0.03),col=rgb(0,0.3,0),lwd=3)
lines(c(rep(zc[5],3),rep(3,3)),c(1.01,1.03,1.02,1.02,1.01,1.03),col=rgb(0,0.3,0),lwd=3)
points(zc[5],pnorm(zc[5]),pch=20)
text(zc[5],pnorm(zc[5]),sprintf("  (%d, %.2f)  ",mu+zc[5]*sig,L[5]),adj=1*(L[5]>0.5))

## ---- chunk 23
z = seq(-3,3,0.01)
yl = seq(0,0.4,0.05)
zl = seq(-3,3,0.2)
plot(z,dnorm(z),type="l",axes=F,ylab="density",xlab="measurement",lwd=4,ylim=c(0,0.5))
axis(1,at=(-3):3,labels=mu+(-3):3*sig)
abline(h=0)
for(z in (-3):3){
  lines(c(z,z),c(0,dnorm(z)))
}
for(z in zl){
  lines(c(z,z),c(0,0.4),lty=2,col=rgb(0.5,0.5,0.5))
}
for(y in yl){
  lines(c(-3,3),c(y,y),lty=2,col=rgb(0.5,0.5,0.5))
}
cols = c(rgb(0,0,0.5,0.4),rgb(0,0.5,0,0.4),rgb(0.5,0,0,0.4),rgb(0,0.5,0.5,0.4),rgb(0.5,0.5,0,0.4),rgb(0.5,0,0.5,0.4))
col2 = c(rgb(0,0,0.3),rgb(0,0.3,0),rgb(0.3,0,0),rgb(0,0.3,0.3),rgb(0.3,0.3,0),rgb(0.3,0,0.3))

for(i in (-zc[6]):(zc[6]-1)){
  zz = seq(i,i+1,0.01)
  polygon(c(i,zz,i+1),c(0,dnorm(zz),0),col=cols[i+4])
  text(i+0.5,0.225,round(pnorm(i+1)-pnorm(i),2),col=col2[i+4],cex=1.6)
}

lines(z,dnorm(z),lwd=4)

lines(c(-zc[6],-zc[6],zc[6],zc[6]),c(0.42,0.43,0.43,0.42),lwd=2)
text(0,0.48,C[6],cex=1.5)
## ---- chunk 24
par(mar=c(0,0,0,0))
theta=seq(0,2*pi,length.out=1000)
plot(sin(theta),cos(theta),type="l",ann=F,axes=F,xlim=c(-1.2,1.2),ylim=c(-1.2,1.2))

pp = c(0,0.02,0.14,0.34,0.34,0.14,0.02)
pp2 = cumsum(pp)
for(i in (-zc[6]+4):(zc[6]+3)){
  p1 = pp2[i]
  p2 = pp2[i+1]
  p = seq(p1,p2,0.001)
  polygon(c(0,sin(p*2*pi),0),c(0,cos(p*2*pi),0),col=cols[i],lty=0)
}

z = seq(-2,2,1)
y = 1.775*z*pi/6 + 0.1123*tan(z*pi/6) #distort the normal to match the 68-96-100 "rule"
p = pnorm(y)

for(i in 1:5){
  lines(c(0.88,1)*sin(2*pi*p[i]),c(0.88,1)*cos(2*pi*p[i]),lw=3)
  lines(c(0,0.6)*sin(2*pi*p[i]),c(0,0.6)*cos(2*pi*p[i]))
  if(i != 3){
  text(0.74*sin(2*pi*p[i]),0.74*cos(2*pi*p[i]),mu+(i-3)*sig,srt=-90+(-2*p[i]*180)%%180)
  } else {
    text(0.74*sin(2*pi*p[i]),0.74*cos(2*pi*p[i]),mu,cex=1.2)
  }
}

lines(c(0,0),c(0.88,1),lwd=4)
lines(c(0,0),c(0,0.6))
text(0,0.74,sprintf("%d or %d",mu-3*sig,mu+3*sig),srt=90)

z = seq(-3,3,.5)
y = 1.775*z*pi/6 + 0.1123*tan(z*pi/6)
p = pnorm(y)
for(pp in p){
  lines(c(0.92,1)*sin(2*pi*pp),c(0.92,1)*cos(2*pi*pp))
}

z = seq(-3,3,.1)
y = 1.775*z*pi/6 + 0.1123*tan(z*pi/6)
p = pnorm(y)
for(i in 1:length(z)){
  lines(c(0.95,1)*sin(2*pi*p[i]),c(0.95,1)*cos(2*pi*p[i]))
  if(z[i]%%1 != 0 & p[i]<0.5 & p[i]>0.03){
    text(0.85*sin(2*pi*p[i]),0.85*cos(2*pi*p[i]),mu-abs(z[i])*sig,cex=0.5,srt=-90+(-2*p[i]*180)%%180)
  }
  if(z[i]%%1 != 0 & p[i]>0.5 & p[i]<0.97){
    text(0.85*sin(2*pi*p[i]),0.85*cos(2*pi*p[i]),mu+abs(z[i])*sig,cex=0.5,srt=-90+(-2*p[i]*180)%%180)
  }
}

for(pp in 1:99/100){
  lines(c(1,1.03)*sin(2*pi*pp),c(1,1.03)*cos(2*pi*pp))
  text(1.08*sin(2*pi*pp),1.08*cos(2*pi*pp),pp,cex=0.5,srt=-90+(-2*pp*180)%%180)
}

arrows(-0.7,-0.1,0.7,0.1,lwd=3)
polygon(0.03*sin(theta),0.03*cos(theta),col=rgb(0,0,0))

pp = c(0,0.02,0.14,0.34,0.34,0.14,0.02)
pp2 = cumsum(pp)
p = 0.5
text(1.2*sin(p*2*pi),1.2*cos(p*2*pi),C[6],cex=1,srt=-90+(90-2*p*180)%%180)
a = 0.5-C[6]/2+0.001
b = 0.5+C[6]/2-0.001
p2 = seq(a,b,0.001)
lines(c(1.13*sin(a*2*pi),1.16*sin(p2*2*pi),1.13*sin(b*2*pi)),
      c(1.13*cos(a*2*pi),1.16*cos(p2*2*pi),1.13*cos(b*2*pi)),lwd=2)
## ---- chunk 25
z = seq(-3,3,length.out=1000)
p = pnorm(z)
plot(z,p,type="l",lwd=2,ylab="cumulative proportion",xlab="measurement",axes=F,ylim=c(0,1),xlim=c(-3.8,3.8))
axis(1,at=-3:3,labels=mu+(-3):3*sig)
axis(3,at=-3:3,labels=mu+(-3):3*sig)
axis(2,at=seq(0,1,0.1))
axis(4,at=seq(0,1,0.1))
abline(v=seq(-3,3,.1),col=rgb(0.7,0.7,0.7))
abline(h=0:100/100,col=rgb(0.7,0.7,0.7))
abline(h=0:20/20,col=rgb(0.5,0.5,0.5))
abline(h=0:10/10,col=rgb(0.3,0.3,0.3))
abline(v=seq(-3,3,1),col=rgb(0.3,0.3,0.3))
lines(z,pnorm(z),lwd=6)
for(i in 1:6){
  z1 = -4+i
  z2 = -3+i
  z3 = seq(z1,z2,0.001)
  lines(z3,pnorm(z3),col=rgb(1,1,1),lwd=3)
  lines(z3,pnorm(z3),col=cols[i],lwd=3)
}

z = seq(-3,3,1)

adjx = c(0,0,0,0,1,1,0.8)
adjy = c(1.2,0.8,0.5,1,0.5,0.3,-0.5)

for(i in 1:7){
  points(z[i],pnorm(z[i]),pch=20,cex=2)
}

lines(-c(3.2,3.4,3.3,3.3,3.2,3.4),c(rep(R[6],3),rep(L[6],3)),col=rgb(0,0.3,0),lwd=3)
lines(c(3.2,3.4,3.3,3.3,3.2,3.4),c(rep(R[6],3),rep(L[6],3)),col=rgb(0,0.3,0),lwd=3)
text(-3.7,0.52,C[6],col=rgb(0,0.3,0),cex=0.9)
text(3.7,0.52,C[6],col=rgb(0,0.3,0),cex=0.9)
lines(c(rep(-zc[6],3),rep(zc[6],3)),-c(0.01,0.03,0.02,0.02,0.01,0.03),col=rgb(0,0.3,0),lwd=3)
lines(c(rep(-zc[6],3),rep(zc[6],3)),c(1.01,1.03,1.02,1.02,1.01,1.03),col=rgb(0,0.3,0),lwd=3)
points(zc[6],pnorm(zc[6]),pch=20)
points(-zc[6],pnorm(-zc[6]),pch=20)
text(-zc[6],-pnorm(zc[6]),sprintf("  (%d, %.2f)  ",mu-zc[6]*sig,R[6]),adj=1*(R[6]>0.5))
text(zc[6],pnorm(zc[6]),sprintf("  (%d, %.2f)  ",mu+zc[6]*sig,L[6]),adj=1*(L[6]>0.5))
